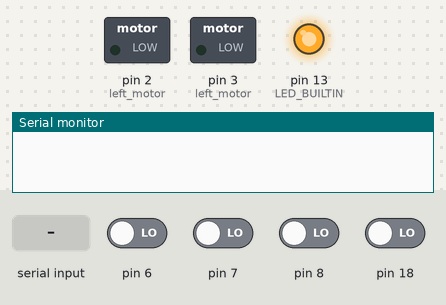
Recording of a sketch running on a simulated Arduino Uno, built with avr-gcc and run on an emulated ATmega328P. Parts: switched loads named in the sketch (green lamp = pin HIGH), output pins drawn as LEDs (lit = HIGH), the last lines printed to the serial monitor. The test bench sets the inputs (shaded band); at power-on: pin 6–8, pin 18 LOW.

Above: at 0.1 s.
At 11.2 s:
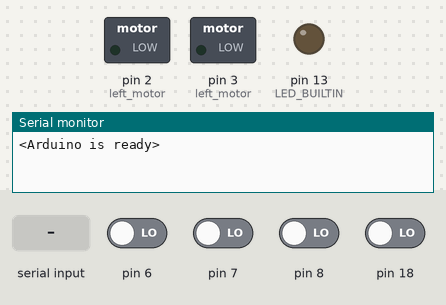
11.3 s: "<90,45,200>" received over Serial
Timing chart, 0 to 14.3 s (numbered marks = the images above; inputs shaded):
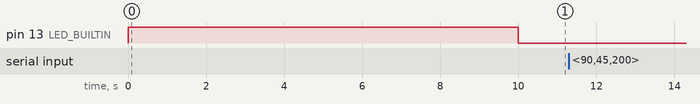

The sketch:

FullLineFollowRemakeArduinoSide.ino
```cpp
#include <QTRSensors.h>
QTRSensors qtr;
const uint8_t SensorCount = 8;
uint16_t sensorValues[SensorCount];
uint16_t linePosition;

const byte numChars = 32;
char receivedChars[numChars];
char tempChar[numChars]; // temporary array used for parsing


//motor command variables
int leftMotor; //int leftMotor
int rightMotor;
int isCross=0;


boolean newData = false;


//=====================================================

void setup() {
   pinMode(3, OUTPUT); //left motor
   pinMode(2,OUTPUT); //left motor
    Serial.begin(115200);
    qtr.setTypeRC(); //this allows us to read the line sensor from didgital pins

    //arduino pin sensornames I am using: 7, 18, 23 aka A5 PIN A1 DID NOT WORK WITH ANY SENSOR!!, 20, 21, 22, 8, 6. UNHOOK THE BLUE JUMPER LABELED BUZZER ON THE ASTAR or pin 6 will cause the buzzer to activate.
//    qtr.setEmitterPins(4, 5);
//     QTRReadMode::On;
    qtr.setSensorPins((const uint8_t[]){7, 18, 23, 20, 21, 22, 8, 6}, SensorCount);

    calibrateSensors();
    qtr.setEmitterPins(4, 5);
     QTRReadMode::On;
    Serial.println("<Arduino is ready>");
}

//====================================================

void loop() {

//////////////////////////////////////////REPAIRING THE READLINEBLACK FUNCTION SO THE LINEPOSITION VARIABLE IS ACTUALLY USEFULL FOR STUDENTS//////////////////////////////////////////////
linePosition = qtr.readLineBlack(sensorValues);

//REPAIR NUMBER ONE:  every sensor reading under 300 is a noisy and messes up the lineposition measurment, so this for loop filters it out
for (int i=0; i<= 7; i++){
   if (sensorValues[i] <300){
       sensorValues[i]=0;
    }
}


// REPAIR NUMBER 2: checking if all my sensorvalues are zero and then setting lineposition to zero, sometimes if all sensorvalues are zero lineposition will be set to 7k and this fixes that
if (sensorValues[0]==0 && sensorValues[1]==0 && sensorValues[2]==0 && sensorValues[3]==0 && sensorValues[4]==0 && sensorValues[5]==0 && sensorValues[6]==0 && sensorValues[7]==0){
  linePosition=0;
}

//REPAIR NUMBER THREE: if only sensor 0 or sensor 8 are reading measurments, then the low level function that calculates linePosition will set it to values that do not represent where the sensor array
//is actually located relative to the line, the below loops fix that by setting linePosition to  1000 if ONLY sensor 0 sees anything, and setting linePosition to 5000 if ONLY sensor 7 sees anything
if (sensorValues[0] >0 && sensorValues[1]==0 && sensorValues[2]==0 && sensorValues[3]==0 && sensorValues[4]==0 && sensorValues[5]==0 && sensorValues[6]==0 && sensorValues[7]==0){
  linePosition=1000;
}
if (sensorValues[7] >0 && sensorValues[0]==0 && sensorValues[1]==0 && sensorValues[2]==0 && sensorValues[3]==0 && sensorValues[4]==0 && sensorValues[5]==0 && sensorValues[6]==0){
  linePosition=5000;
}

//REPAIR NUMBER 4: there are still situations where linePosition is somehow greater than 5000 or 0<linePosition<1000, so I am hard capping linePosition to be between 1000 and 5000 when linePosition is greater
//than zero.
if (linePosition > 5000){
  linePosition = 5000;
}
if (linePosition < 1000 && linePosition > 0){
  linePosition = 1000;
}


if ((sensorValues[7] > 500) && (sensorValues[0] > 500)){
  isCross = 1;
}else{
    isCross = 0;
  }

//now linePosition finally is a value between 1000 and 5000 that is proportonal to the sensor's position relative to the line, and the value isCross is set to true when both sensor 0 and 7 are over a line


//////////////////////////////////////////////////////////////////////////////////////////////////////////END OF REPAIRS TO LINEPOSITION//////////////////////////////


    recvWithStartEndMarkers(); //this function is in charge of taking a peice of data that looks like <17,16>
                               //turning it into a string looking like 17,16 and then setting newdata to true,
                               //letting the rest of the program know a packet of data is ready to be analyzed, does all this without blocking
    if (newData == true) { //newData will be true when recvWithStartEndMarkers(); has finished recieving a whole set of data from Rpi (a set of data is denoted as being containted between <>)

      strcpy(tempChar, receivedChars); //this line makes a copy of recievedChars for parsing in parseData, I do this becasue strtok() will alter any string I give it,I want to preserve the origonal data
      parseData(); //right now parseData only parses a string of 2 numbers seperated by commas into floats
                   //so the string 17.5,16 becomes two floats; 17.5 and 16


      //THIS SECTION IS WHERE YOU SHOULD SERIAL PRINT WHAT YOU WANT TO SEND TO YOUR RPI
      Serial.print(linePosition);
      Serial.print(",");
      Serial.println(isCross);
      newData = false;


      //sendDataToRpi(); //unused

    }


    commandMotors(); //we want this to happen outside of our newdata=true loop so it is never blocked
}


//======================================================


void parseData(){


  char *strtokIndexer; //doing char * allows strtok to increment across my string properly frankly im not sure why... something to do with pointers that I dont expect students to understand


  strtokIndexer = strtok(tempChar,","); //sets strtokIndexer = to everything up to the first comma in tempChar /0 //this line is broken
  leftMotor = atoi(strtokIndexer); //converts strtokIndexer into a int


  strtokIndexer= strtok(NULL, ","); //setting the first input to null causes strtok to continue looking for commas in tempChar starting from where it left off, im not really sure why
  rightMotor = atoi(strtokIndexer);


  //now that we have extracted the data from the Rpi as floats, we can use them to command actuators somewhere else in the code

}

//==========================================


//=======================================

void commandMotors(){
//analogWrite(3,leftMotor);
//analogWrite(2,rightMotor);
//
}


//=========================================================


void recvWithStartEndMarkers() {
    static boolean recvInProgress = false;
    static byte ndx = 0;
    char startMarker = '<';
    char endMarker = '>';
    char rc;

    while (Serial.available() > 0 && newData == false) {
        rc = Serial.read();


        if (recvInProgress == true) {
            if (rc != endMarker) {
                receivedChars[ndx] = rc;
                ndx++;
                if (ndx >= numChars) {
                    ndx = numChars - 1;
                }
            }
            else {
                receivedChars[ndx] = '\0'; // terminates the string, frankly unsure why I need this
                recvInProgress = false;
                ndx = 0;
                newData = true;
            }
        }

        else if (rc == startMarker) {
            recvInProgress = true;
        }
    }
}

//==================================================================

void calibrateSensors(){

  //THE SENSORS ONLY CALIBRATE WHEN YOU UPLOAD NEW ARDUINO CODE TO THE ASTAR. after that the sensors STAY calibrated as long as the Astar has power.

  pinMode(LED_BUILTIN, OUTPUT);
  digitalWrite(LED_BUILTIN, HIGH); // turn on Arduino's LED to indicate we are in calibration mode
                                   ///while calibrating, move the sensor over the line a couple times

  // 2.5 ms RC read timeout (default) * 10 reads per calibrate() call
  // = ~25 ms per calibrate() call.
  // Call calibrate() 400 times to make calibration take about 10s seconds.
  for (uint16_t i = 0; i < 400; i++)
  {
    qtr.calibrate();
  }
  digitalWrite(LED_BUILTIN, LOW); // turn off Arduino's LED to indicate we are through with calibration

}

    //UNUSED
//void sendDataToRpi() {
//
//
//
//   //HEY THIS IS IMPORTANT!!!!!!
//   //Read the documentation on the QTR sensors if you want to learn more, but as well as examining where the line is relative to the whole array of sensors, we can also examine what each INDIVIDUAL sensor sees
//   //by examining sensorValues at spesific places (AFTER the readLineBlack function has been called on it), for example, the below code prints out the outputs from the 0 and 7 sensor seperated by a comma:
//   //   Serial.print(sensorValues[0]);
//   //   Serial.print(',');
//   //   Serial.println(sensorValues[7]);
//   //these range that can be printed here is 0-1000, 0 means that the INDIVIDUAL sensor is not over a line, and 1000 means it is directly over a line
//   //you need to figure out how to use that you can examine the status of each individual sensor to tell the Rpi if
//   //your robot is over a cross. My suggestion is to use an if statement that checks 2 sensors that usually wont both be seeing a line,
//   //then change the value of lineposition to be the string 'cross'
//  //example logic to detect if your linesensor is over a cross:
//  //
//  //if(sensorValues[7] > 750 && sensorValues[0] >750){ //meaning both the far left and right sensors see a value above 750, meaning your robot is VERY LIKLY over a cross
//  // iscross=1; //now I will be sending the string 'cross' to the rpi INSTEAD of a number between 0-7000 that rearesents the line sensor array's position relative to the cross
//  //}
//  //
//   //HEY THIS IS IMPORTANT!!!!!!
//
////     Serial.print(leftMotor);
////     Serial.print(',');
////     Serial.print(rightMotor);
////     Serial.print(',');
//  //if(iscross == 1){ //this commented out if/else statement is a continuation of the example of logic used to send the rpi the value 8000 both left and right sensors see the line, this is a value that LinePosition will never send, so you can have a catch in the Rpi code that checks if linePosition is greater than 7000
//  //Serial.println('8000')
//  //iscross=0;
//  //} else {
//     Serial.println(linePosition);
//  //}
//newData = false;
//
//}
```
